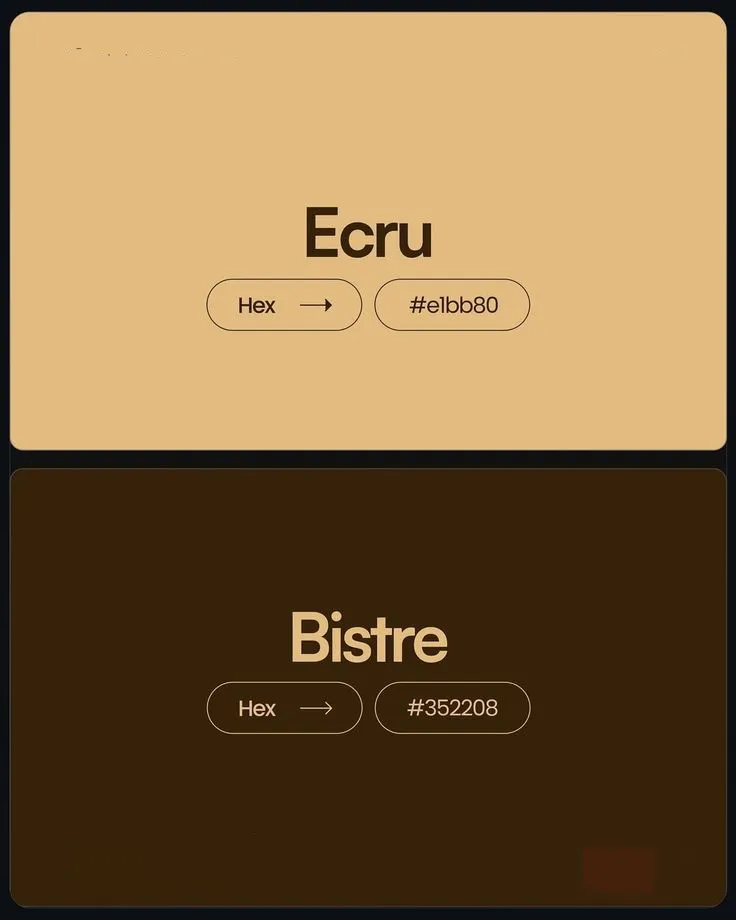
#> input picture 01-Projects/tryambakam-noesis/noesis-brand-docs/prompt-cookbook-images/ref-color-ecru-bistre.webp, 736 x 920 px
$ python -i contour.py   (imports and definitions only)
#> lines starting #> are read from the running program, lines starting #| are printed output that depends on the picture; after the words box and inside, x2 and y2 are one past the last pixel; in counts of white or black regions, pixels touching at a corner belong together
"""
Contour Analysis Metrics
Implements: area, perimeter, inner/outer contour, radius, ellipse, EC, FC
"""
import numpy as np
import cv2
from typing import Dict, List, Tuple, Optional
import math


class ContourMetrics:
    """Calculates contour-based metrics from binary masks or grayscale images."""

    def __init__(self, threshold: int = 128):
        self.threshold = threshold

    def calculate(self, image: np.ndarray, mask: Optional[np.ndarray] = None) -> Dict:
        """
        Calculate all contour metrics.

        Args:
            image: Grayscale or RGB image
            mask: Optional binary mask for ROI

        Returns:
            Dictionary with contour metrics
        """
        # Convert to grayscale if needed
        if len(image.shape) == 3:
            gray = cv2.cvtColor(image, cv2.COLOR_RGB2GRAY)
        else:
            gray = image.copy()

        # Apply mask if provided
        if mask is not None:
            gray = cv2.bitwise_and(gray, gray, mask=mask.astype(np.uint8))

        # Threshold to binary
        _, binary = cv2.threshold(gray, self.threshold, 255, cv2.THRESH_BINARY)

        # Find contours
        contours, hierarchy = cv2.findContours(
            binary, cv2.RETR_TREE, cv2.CHAIN_APPROX_SIMPLE
        )

        if not contours:
            return self._empty_metrics()

        # Get the largest contour
        main_contour = max(contours, key=cv2.contourArea)

        # Calculate basic metrics
        area = cv2.contourArea(main_contour)
        perimeter = cv2.arcLength(main_contour, True)

        # Calculate inner and outer contours
        inner_contours, outer_contour = self._classify_contours(contours, hierarchy)
        inner_perimeter = sum(cv2.arcLength(c, True) for c in inner_contours)
        outer_perimeter = cv2.arcLength(outer_contour, True) if outer_contour is not None else perimeter

        # Fit ellipse if contour is large enough
        ellipse_data = self._fit_ellipse(main_contour)

        # Calculate equivalent radius
        equiv_radius = math.sqrt(area / math.pi) if area > 0 else 0

        # Calculate entropy coefficient (EC)
        entropy_coefficient = self._calculate_ec(perimeter, area)

        # Calculate form coefficient (FC)
        form_coefficient = self._calculate_fc(perimeter, area)

        # Calculate contour complexity (fractal-like)
        contour_complexity = self._calculate_contour_complexity(main_contour, area, perimeter)

        # Convexity and solidity
        hull = cv2.convexHull(main_contour)
        hull_area = cv2.contourArea(hull)
        solidity = area / hull_area if hull_area > 0 else 0
        convexity = cv2.arcLength(hull, True) / perimeter if perimeter > 0 else 0

        return {
            "contour_area": float(area),
            "contour_perimeter": float(perimeter),
            "inner_contour_length": float(inner_perimeter),
            "outer_contour_length": float(outer_perimeter),
            "equivalent_radius": float(equiv_radius),
            "entropy_coefficient": float(entropy_coefficient),
            "form_coefficient": float(form_coefficient),
            "contour_complexity": float(contour_complexity),
            "solidity": float(solidity),
            "convexity": float(convexity),
            "ellipse_major_axis": float(ellipse_data.get("major_axis", 0)),
            "ellipse_minor_axis": float(ellipse_data.get("minor_axis", 0)),
            "ellipse_eccentricity": float(ellipse_data.get("eccentricity", 0)),
            "ellipse_angle": float(ellipse_data.get("angle", 0)),
            "num_contours": len(contours),
            "num_inner_contours": len(inner_contours),
        }

    def _classify_contours(
        self, contours: List, hierarchy: np.ndarray
    ) -> Tuple[List, Optional[np.ndarray]]:
        """Classify contours into inner and outer based on hierarchy."""
        if hierarchy is None or len(contours) == 0:
            return [], None

        hierarchy = hierarchy[0]
        inner = []
        outer = None
        max_area = 0

        for i, contour in enumerate(contours):
            # Parent index is at hierarchy[i][3]
            parent = hierarchy[i][3]
            area = cv2.contourArea(contour)

            if parent == -1:  # No parent = outer contour
                if area > max_area:
                    max_area = area
                    outer = contour
            else:
                inner.append(contour)

        return inner, outer

    def _fit_ellipse(self, contour: np.ndarray) -> Dict:
        """Fit ellipse to contour and extract parameters."""
        if len(contour) < 5:
            return {"major_axis": 0, "minor_axis": 0, "eccentricity": 0, "angle": 0}

        try:
            ellipse = cv2.fitEllipse(contour)
            center, axes, angle = ellipse
            major_axis = max(axes)
            minor_axis = min(axes)

            # Calculate eccentricity
            if major_axis > 0:
                eccentricity = math.sqrt(1 - (minor_axis / major_axis) ** 2)
            else:
                eccentricity = 0

            return {
                "major_axis": major_axis,
                "minor_axis": minor_axis,
                "eccentricity": eccentricity,
                "angle": angle,
            }
        except cv2.error:
            return {"major_axis": 0, "minor_axis": 0, "eccentricity": 0, "angle": 0}

    def _calculate_ec(self, perimeter: float, area: float) -> float:
        """
        Calculate Entropy Coefficient.
        EC = perimeter / (2 * sqrt(π * area))
        EC = 1 for perfect circle, > 1 for irregular shapes.
        """
        if area <= 0:
            return 0
        return perimeter / (2 * math.sqrt(math.pi * area))

    def _calculate_fc(self, perimeter: float, area: float) -> float:
        """
        Calculate Form Coefficient.
        FC = perimeter² / (4π * area)
        FC = 1 for perfect circle, > 1 for complex shapes.
        """
        if area <= 0:
            return 0
        return (perimeter ** 2) / (4 * math.pi * area)

    def _calculate_contour_complexity(
        self, contour: np.ndarray, area: float, perimeter: float
    ) -> float:
        """Calculate contour complexity using Douglas-Peucker approximation."""
        if perimeter <= 0:
            return 0

        # Approximate contour with varying epsilon
        epsilon_ratios = [0.001, 0.01, 0.05, 0.1]
        complexity_sum = 0

        for ratio in epsilon_ratios:
            epsilon = ratio * perimeter
            approx = cv2.approxPolyDP(contour, epsilon, True)
            complexity_sum += len(approx)

        # Normalize by number of tests
        return complexity_sum / len(epsilon_ratios) / 10  # Scale to reasonable range

    def _empty_metrics(self) -> Dict:
        """Return empty metrics when no contours found."""
        return {
            "contour_area": 0.0,
            "contour_perimeter": 0.0,
            "inner_contour_length": 0.0,
            "outer_contour_length": 0.0,
            "equivalent_radius": 0.0,
            "entropy_coefficient": 0.0,
            "form_coefficient": 0.0,
            "contour_complexity": 0.0,
            "solidity": 0.0,
            "convexity": 0.0,
            "ellipse_major_axis": 0.0,
            "ellipse_minor_axis": 0.0,
            "ellipse_eccentricity": 0.0,
            "ellipse_angle": 0.0,
            "num_contours": 0,
            "num_inner_contours": 0,
        }

>>> import cv2
>>> picture = cv2.cvtColor(cv2.imread('../../../../../../../../noesis-brand-docs/prompt-cookbook-images/ref-color-ecru-bistre.webp'), cv2.COLOR_BGR2RGB)
>>> result = ContourMetrics().calculate(picture)
#> in calculate, `gray = cv2.cvtColor(image, cv2.COLOR_RGB2GRAY)`:
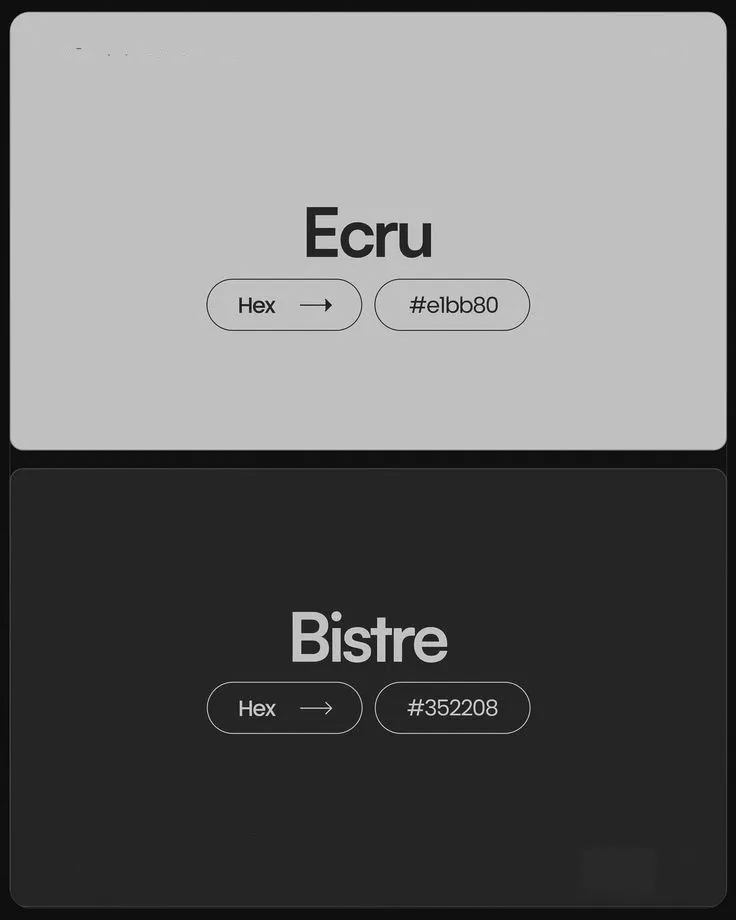
#> gray: shape (920, 736); min 1, max 237, mean 107.7
#> in calculate, `_, binary = cv2.threshold(gray, self.threshold, 255, cv2.THRESH_BINARY)`:
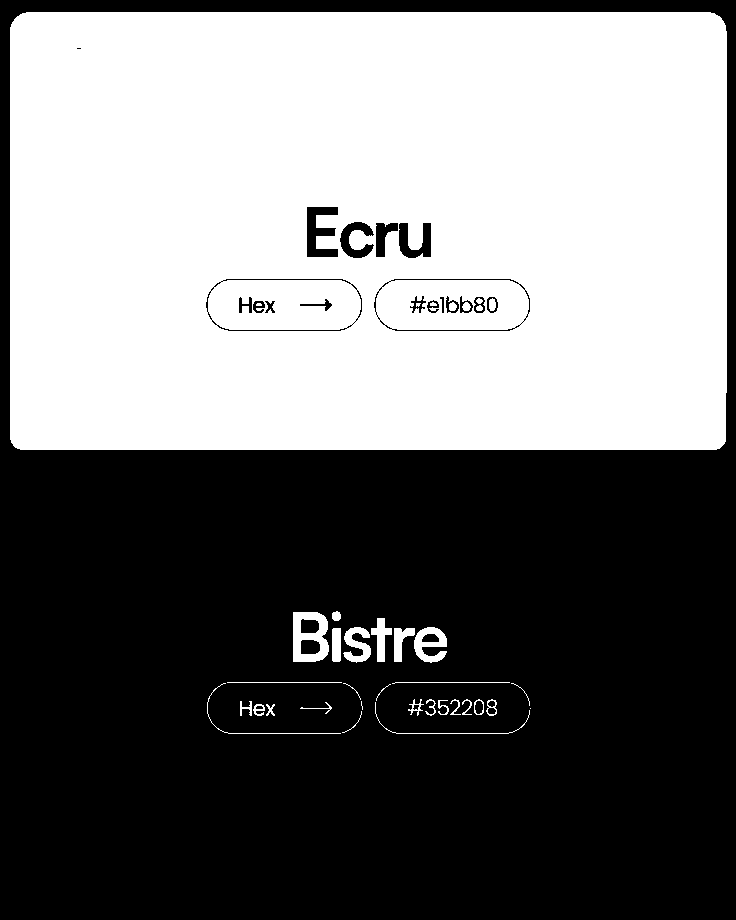
#> binary: shape (920, 736); 46.4% white; 37 white regions (4 under 20 px)
#> in calculate, `contours, hierarchy = cv2.findContours( binary, cv2.RETR_TREE, cv2.CHA..`: contours = 97 contours, 43 with area under 20; largest, box (x1, y1, x2, y2) and area: (10, 12, 727, 450) 312612, (293, 612, 329, 662) 1574, (306, 206, 339, 258) 1074, (398, 222, 432, 259) 754, (414, 627, 447, 663) 722
#> in calculate, `main_contour = max(contours, key=cv2.contourArea)`: main_contour = contour of 48 points, box (x1, y1, x2, y2) (10, 12, 727, 450), area 312612
#> in calculate, `area = cv2.contourArea(main_contour)`: area = 312611.5
#> in calculate, `perimeter = cv2.arcLength(main_contour, True)`: perimeter = 2284.3
#> the loop in _classify_contours, `for i, contour in enumerate(contours):` made 97 passes
#> (parent, area, max_area) on passes 3, 4, 11, 27, 29, 33, 37: (-1, 32, 32), (-1, 70, 70), (-1, 123.5, 123.5), (-1, 325, 325), (-1, 721.5, 721.5), (-1, 1574, 1574), (-1, 312611.5, 312611.5)
#> (parent, area) on passes 5, 9, 10, 12, 13, 14: (3, 27), (-1, 44), (-1, 26.5), (10, 51.5), (10, 41), (-1, 120)
#> after the loop in _classify_contours, `for i, contour in enumerate(contours):`: inner = 68 contours, 32 with area under 20; largest, box (x1, y1, x2, y2) and area: (306, 206, 339, 258) 1074, (398, 222, 432, 259) 754, (339, 221, 375, 259) 698, (375, 222, 399, 258) 467, (300, 639, 321, 655) 276; max_area = 312611.5; outer has the same summary as main_contour in calculate
#> in calculate, `inner_contours, outer_contour = self._classify_contours(contours, hier..`: inner_contours has the same summary as inner in _classify_contours; outer_contour has the same summary as main_contour
#> in calculate, `inner_perimeter = sum(cv2.arcLength(c, True) for c in inner_contours)`: inner_perimeter = 3533.3
#> in calculate, `outer_perimeter = cv2.arcLength(outer_contour, True) if outer_contour ..`: outer_perimeter = 2284.3
#> in _fit_ellipse, `ellipse = cv2.fitEllipse(contour)`: ellipse = ((367.2, 232.5), (776.2, 1008.7), 0.524)
#> in _fit_ellipse, `center, axes, angle = ellipse`: center = (367.2, 232.5); axes = (776.2, 1008.7); angle = 0.524
#> in _fit_ellipse, `major_axis = max(axes)`: major_axis = 1008.7
#> in _fit_ellipse, `minor_axis = min(axes)`: minor_axis = 776.2
#> in _fit_ellipse, `eccentricity = math.sqrt(1 - (minor_axis / major_axis) ** 2)`: eccentricity = 0.639
#> in calculate, `ellipse_data = self._fit_ellipse(main_contour)`: ellipse_data = {'major_axis': 1008.7, 'minor_axis': 776.2, 'eccentricity': 0.639, 'angle': 0.524}
#> in calculate, `equiv_radius = math.sqrt(area / math.pi) if area > 0 else 0`: equiv_radius = 315.4
#> in calculate, `entropy_coefficient = self._calculate_ec(perimeter, area)`: entropy_coefficient = 1.15
#> in calculate, `form_coefficient = self._calculate_fc(perimeter, area)`: form_coefficient = 1.33
#> the loop in _calculate_contour_complexity, `for ratio in epsilon_ratios:` made 4 passes
#> (epsilon, complexity_sum) on passes 1 to 4: (2.28, 9), (22.84, 13), (114.2, 17), (228.4, 21)
#> after the loop in _calculate_contour_complexity, `for ratio in epsilon_ratios:`: complexity_sum = 21
#> in calculate, `contour_complexity = self._calculate_contour_complexity(main_contour, ..`: contour_complexity = 0.525
#> in calculate, `hull = cv2.convexHull(main_contour)`: hull = contour of 26 points, box (x1, y1, x2, y2) (10, 12, 727, 450), area 312654
#> in calculate, `hull_area = cv2.contourArea(hull)`: hull_area = 312654
#> in calculate, `solidity = area / hull_area if hull_area > 0 else 0`: solidity = 1
#> in calculate, `convexity = cv2.arcLength(hull, True) / perimeter if perimeter > 0 els..`: convexity = 0.998
#> result = 16 items
